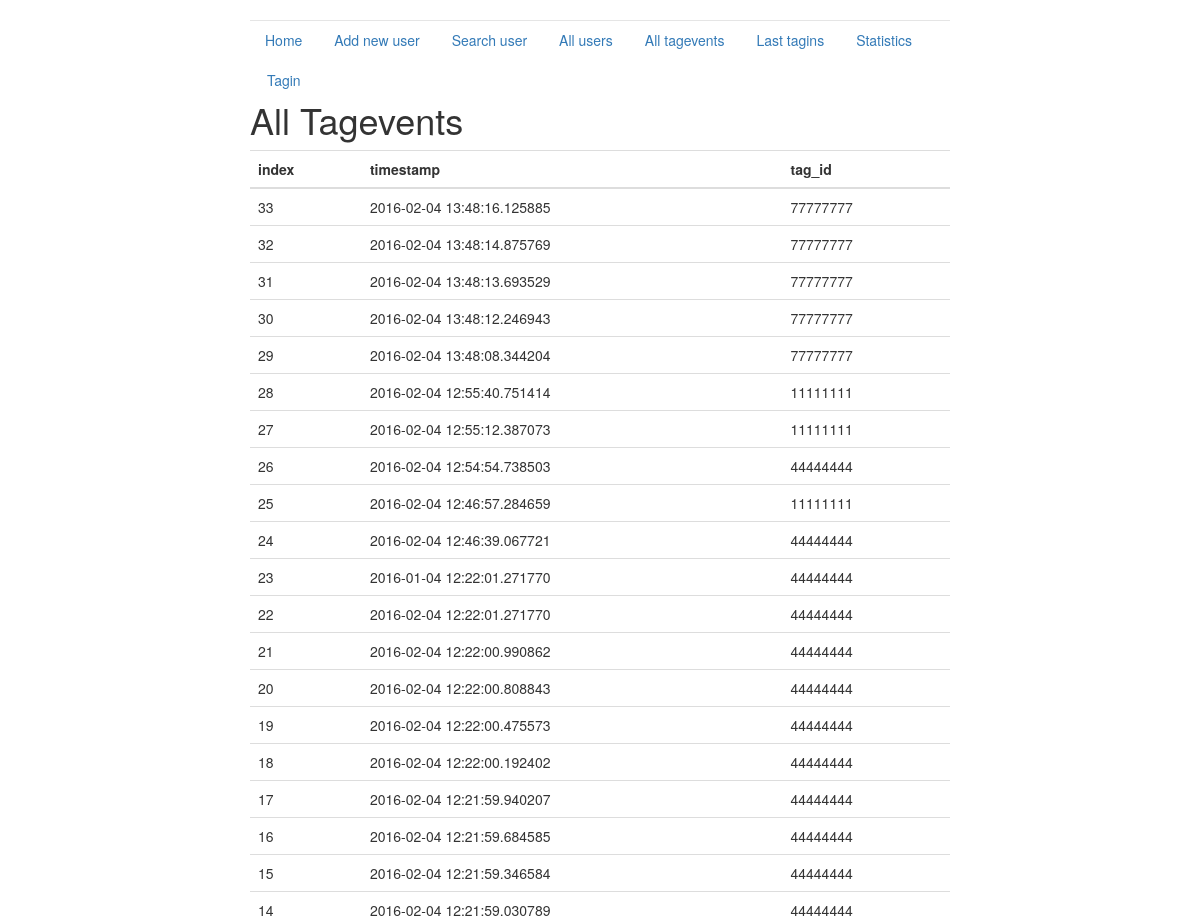
The page /all_tagevents (upper part) on the database as committed earlier.
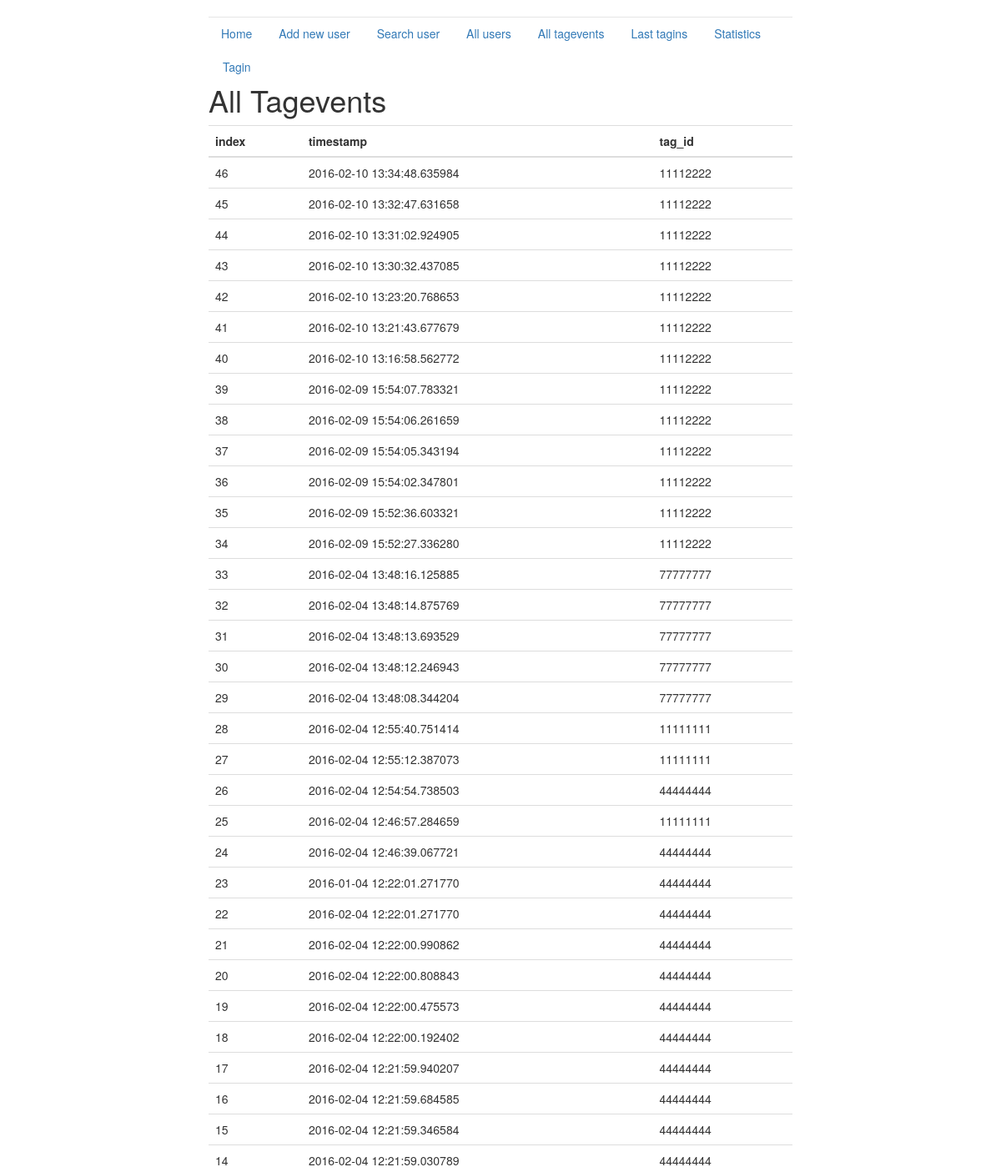
The same page on the database as committed later.
### crosstag_server.py (models this page shows, shortened)
class Tagevent(db.Model):
    index = db.Column(db.Integer, primary_key=True)
    tag_id = db.Column(db.Integer)
    timestamp = db.Column(db.DateTime)
    uid = db.Column(db.Integer, db.ForeignKey('user.index'))
    def dict(self):
        return {'index': self.index, 'timestamp': str(self.timestamp),
                'tag_id': self.tag_id, 'uid':self.uid}

### crosstag_server.py (the view)
@app.route('/all_tagevents', methods=['GET'])
def all_tagevents():
    ret = []
    events = Tagevent.query.all()
    for hit in events:
        js = hit.dict()
        ret.append(js)
    ret.reverse()
    return render_template('all_tagevents.html',
                           title='All Tagevents',
                           hits=ret)

### templates/all_tagevents.html (shortened to what this page needs)
{% extends "base.html" %}
{% block content %}
<h1>{{title}}</h1>
{% if hits %}
	<table class="table table-hover">
	<tbody>
		<thead>
			<tr>
				<th>index</th> <th>timestamp</th><th>tag_id</th>
			</tr>
		</thead>
				{% for hit in hits %}
				<tr>
					<td>{{hit.index}}</td> <td>{{hit.timestamp}}</td> <td>{{hit.tag_id}}</td>
				</tr>
				{% endfor %}
	</tbody>
	</table>
{% endif %}
{% endblock %}

### templates/base.html (shortened to what this page needs)
<!DOCTYPE html>
<html lang="en">
  <head>
    <link href="../../static/bootstrap.css" rel="stylesheet">
    <link href="../../static/jumbotron-narrow.css" rel="stylesheet">
  </head>
  <body>
    <div class="container">
      <div class="header">
        <nav>
          <ul class="nav nav-pills pull-right">
            <li role="presentation"><a href="/index">Home</a></li>
            <li role="presentation"><a href="/add_new_user">Add new user</a></li>
            <li role="presentation"><a href="/search_user">Search user</a></li>
            <li role="presentation"><a href="/all_users">All users</a></li>
            <li role="presentation"><a href="/all_tagevents">All tagevents</a></li>
            <li role="presentation"><a href="/last_tagins">Last tagins</a></li>
            <li role="presentation"><a href="/statistics">Statistics</a></li>
            <li role="presentation"><a href="/tagin_user">Tagin</a></li>
          </ul>
        </nav>
      </div>
      {% block content %}{% endblock %}
    </div>
  </body>
</html>

### static/jumbotron-narrow.css (style rules this page uses)
body { padding-top: 20px; padding-bottom: 20px; }
.header, .marketing, .footer { padding-right: 15px; padding-left: 15px; }
.header { border-bottom: 1px solid #e5e5e5; }
@media (min-width: 768px) { .container { max-width: 730px; } }
@media screen and (min-width: 768px) { .header, .marketing, .footer { padding-right: 0; padding-left: 0; } }
@media screen and (min-width: 768px) { .header { margin-bottom: 30px; } }

Rows that differ between the two databases and show on the page:
added Tagevent: index "46", timestamp "2016-02-10 13:34:48.635984", tag_id "11112222"
added Tagevent: index "45", timestamp "2016-02-10 13:32:47.631658", tag_id "11112222"
added Tagevent: index "44", timestamp "2016-02-10 13:31:02.924905", tag_id "11112222"
added Tagevent: index "43", timestamp "2016-02-10 13:30:32.437085", tag_id "11112222"
added Tagevent: index "42", timestamp "2016-02-10 13:23:20.768653", tag_id "11112222"
added Tagevent: index "41", timestamp "2016-02-10 13:21:43.677679", tag_id "11112222"
added Tagevent: index "40", timestamp "2016-02-10 13:16:58.562772", tag_id "11112222"
added Tagevent: index "39", timestamp "2016-02-09 15:54:07.783321", tag_id "11112222"
added Tagevent: index "38", timestamp "2016-02-09 15:54:06.261659", tag_id "11112222"
added Tagevent: index "37", timestamp "2016-02-09 15:54:05.343194", tag_id "11112222"
added Tagevent: index "36", timestamp "2016-02-09 15:54:02.347801", tag_id "11112222"
added Tagevent: index "35", timestamp "2016-02-09 15:52:36.603321", tag_id "11112222"
added Tagevent: index "34", timestamp "2016-02-09 15:52:27.336280", tag_id "11112222"
